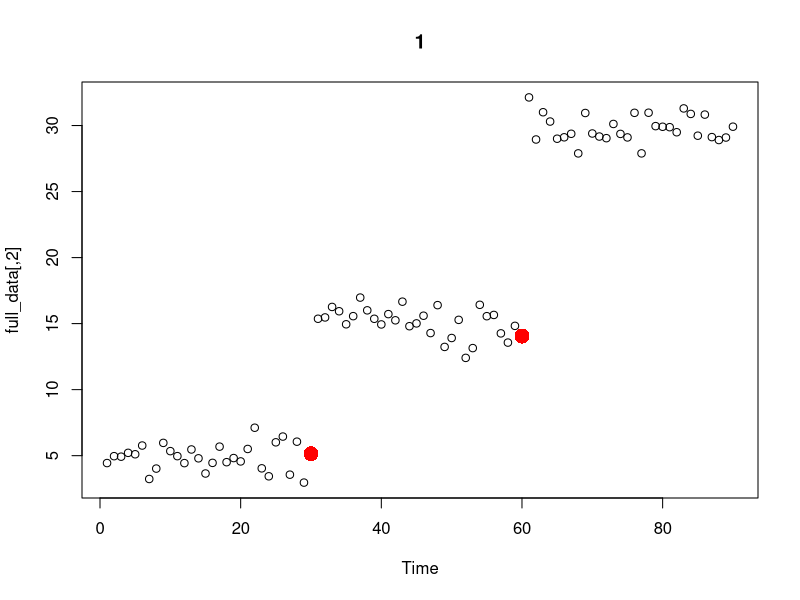

This figure's R source: (Note: this script raises an error after producing the figure.)
#creating our data 
first = rnorm(30, mean = 5, sd = 1) #30 random data points from a normal distribution with mean of 5
second = rnorm(30, mean = 15, sd = 1) #30 random data points from a normal distribution with mean of 15
third = rnorm(30, mean = 30, sd = 1) #30 random data points from a normal distribution with mean of 30

dif_means_0 = c(first) #setting up null set
dif_means_1 = c(first, second) #adding two sets of data points together 
dif_means_2 = c(first, second, third) #adding three sets of data points together

time_0 = 1:30
time_1 = 1:60
time_2 = 1:90

test_data_0 = data.frame(time_0, dif_means_0) #our data with x = time and y = data from 1 set
test_data_1 = data.frame(time_1, dif_means_1) #our data with x = time and y = data from 2 sets
test_data_2 = data.frame(time_2, dif_means_2) #our data with x = time and y = data from 3 sets

#downloading the strucchange package
#install.packages("strucchange")
library("strucchange")

#Bai-Perron Method
bkpts_0 = breakpoints(test_data_0$dif_means_0 ~ test_data_0$time_0, breaks = 5, h = 0.1) #no break points 
bkpts_0$breakpoints #list of x-values (time) for breakpoints

bkpts_1 = breakpoints(test_data_1$dif_means_1 ~ test_data_1$time_1, breaks = 5, h = 0.1) #no break points 
bkpts_1$breakpoints #list of x-values (time) for breakpoints

bkpts_2 = breakpoints(test_data_2$dif_means_2 ~ test_data_2$time_2, breaks = 5, h = 0.1) #no break points 
bkpts_2$breakpoints #list of x-values (time) for breakpoints

#-----------------------------------------------------------------

#complete BAR - Variation 0 (Random/Random/Random)


#-------Key:
# k           = breakpoint's x-axis values 
# time        = integer x-values of the entire data set 
# interations = number of runs through Metropolis hastings 
# make        = the proportion (decimal) of the make step to occuring
# murder      = the proportion (decimal) of the murder step to occuring
#note: the make and murder need to add to less then one 
#graph        = yes or no to graphing the function 
bar0 = function(k, time, data, iterations, make, murder, graph){
  
  library(MASS)
  
  prob_mmm = c(make, murder) #combining the two probabilties of make and murder that the user specifies 
  
  full_data = cbind(as.numeric(time), as.numeric(data)) #combing the time and data inputs from user
  
  n = max(full_data[,1]) #finding max value
  
  k_ends = c(min(full_data[,1]), k, max(full_data[,1])) #adding in end points to k values 
  
  fitMetrics<-function(k_ends, test_data){
    
    #create sum objects
    sum_loglik = 0
    #get and sum log likelihood for regressions of all intervals
    if(length(k_ends) < 3 ){
      model = lm(test_data[,2]~test_data[,1])
      sum_loglik = logLik(model)[1]
    }else{
      for(i in 1:length(k_ends)) {
        if(k_ends[i] != 1){
          min = k_ends[i-1]
          x_values = test_data[c(min:k_ends[i]),1] #getting the x values in the interval
          y_values = test_data[c(min:k_ends[i]),2] #getting the y values in the interval
          data = data.frame(x_values, y_values) #re-making this into a dataframe 
          model = lm(y_values~x_values)
          sum_loglik = sum_loglik + logLik(model)[1]
          
          
        }
      }
    }
    return(sum_loglik)
    
  }
  
  
  #random make function, this makes a random point 
  count = 0 
  barMake0<-function(k_ends){
    
    count = count + 1 #this check to make sure we do not get stuck in an infinite loop 
    if(count < 10 ) {
      rand_spot = sample(k_ends[1]:k_ends[length(k_ends)], 1) #selects a random spot
      k_ends_final = sort(c(k_ends, rand_spot)) #adds the random spot and sorts it 
      d = diff(k_ends_final) #finds the difference between all the spots 
      if(min(d) < 3) { #this make sure an additional point is not to close to a point already in existance 
        barMake0(k_ends)
      } else {
        return(k_ends_final) #the old breakpoints + the new breakpoints 
      }
    }else {
      return(k_ends)
    }
    
  }
  
  
  #this function kills one breakpoint randomly 
  barMurder0<-function(k_ends){
    
    k = k_ends[c(-1,-length(k_ends))]
    random_num = sample(1:length(k), 1)
    k_ends_final = k_ends[-(random_num+1)]
    return(k_ends_final)
    
  }
  
  #kills a point randomly and then adds a point randomly 
  barMove0<-function(k_ends){
    
    k_ends_less = barMurder0(k_ends)
    k_ends_final = barMake0(k_ends_less)
    return(k_ends_final)
    
  }
  
  #initializing matrixes 
  ratio_data = matrix(NA, nrow=1, ncol=4)
  all_k_new = matrix(NA, nrow=1, ncol=(n/3))
  all_k_best = matrix(NA, nrow=1, ncol=(n/3))
  
  #Metroplis Hastings 
  for(i in 1:iterations){
    
    old_loglik = fitMetrics(k_ends, full_data)
    
    u_step = runif(1) #random number from 0 to 1 taken from a uniform distribution for selecting step
    
    if(length(k_ends) < 3 | u_step < prob_mmm[1]){
      c_step = "make"
    } else if(u_step > prob_mmm[1] & u_step < sum(prob_mmm)){
      c_step = "murder"
    } else{
      c_step = "move"
    }
    
    if(c_step == "make"){
      k_ends_new = barMake0(k_ends)
    } else if (c_step == "murder"){
      k_ends_new = barMurder0(k_ends)
    } else{
      k_ends_new = barMove0(k_ends)
    }
    
    new_loglik = fitMetrics(k_ends_new, full_data)
    
    ratio = new_loglik - old_loglik
    u_ratio = runif(1) #random number from 0 to 1 taken from a uniform distribution 
    
    if(ratio > u_ratio) {
      choice = "new"
    } else {
      choice = "old"
    }
    
    if(choice == "new"){
      k_ends = k_ends_new
    }else{
      k_ends = k_ends
    }
    
    ratio_data_print = c(ratio, u_ratio, old_loglik, new_loglik)
    k_ends_new_print = c(k_ends_new, rep(NA, (n/3)-length(k_ends_new)))
    k_ends_best_print = c(k_ends, rep(NA, (n/3)-length(k_ends)))
    
    ratio_data = rbind(ratio_data, ratio_data_print)
    all_k_new = rbind(all_k_new, k_ends_new_print)
    all_k_best = rbind(all_k_best, k_ends_best_print)
    
  }
  
  #cleaning up the matrixs 
  ratio_data = ratio_data[-1,]
  all_k_new = all_k_new[,-1]
  all_k_best = all_k_best[,-1]
  all_k_new = all_k_new[-1,colSums(is.na(all_k_new))<nrow(all_k_new)]
  all_k_best = all_k_best[-1,colSums(is.na(all_k_best))<nrow(all_k_best)]
  clean_max = max(all_k_new[1,], na.rm=TRUE)
  all_k_new = ifelse(all_k_new == clean_max,NA,all_k_new)
  all_k_best = ifelse(all_k_best == clean_max,NA,all_k_best)
  
  if(graph == "yes") {
    #plotting 
    plot(full_data, main = 1, xlab = "Time")
    points(all_k_new[1,],full_data[all_k_new[1,],2], col="blue", pch= 16, cex = 2)
    points(all_k_best[1,],full_data[all_k_best[1,],2], col="red", pch= 16, cex=2)
    
    num = iterations / 5
    for(i in 1:n) {
      n = i  
      if(is.na(all_k_new[n,]) ) {
        plot(full_data, main = n, xlab = "Time")
        points(all_k_best[n,],full_data[all_k_best[n,],2], col="red", pch= 16, cex = 2)
      } else {
        plot(full_data, main = n, xlab = "Time")
        points(all_k_new[n,],full_data[all_k_new[n,],2], col="blue", pch= 16, cex = 2)
        points(all_k_best[n,],full_data[all_k_best[n,],2], col="red", pch= 16, cex = 2)
      }
    }
  }
  
  #prints the results
  return(list(ratio_data, all_k_new, all_k_best))
  
}

#calling the function
bar_result = bar0(bkpts_2$breakpoints, test_data_2[,1], test_data_2[,2], 20, 0.4, 0.4, "no")

bar0(bkpts_2$breakpoints, test_data_2[,1], test_data_2[,2], 10, 0.4, 0.4, "yes")



#----------------------------------------------------------------------------
#plotting 
x=c(1:100)
y=c(1:100)
x.1 = c(1:20)
x.2 = c(21:40)
x.3 = c(41:100)
y.1 = c(1:20)
y.2 = c(21:40)
y.3 = c(41:100)
fit.1 = lm(y.1~x.1)
fit.2 = lm(y.2~x.2)
fit.3 = lm(y.3~x.3)


f = c( fit.1$fitted.values, 100000)
f = c(f,   fit.2$fitted.values ,100000)
f = c(f, fit.3$fitted.values, 100000 )


why = c( y.1)
why = c(why, y.2)
why = c(why, y.3)

plot(x,y)
yy = 0
fit = 0 
for(i in 1:length(f) ) {
  if(f[i] == 100000) {
    lines(yy, fit, col=i)
    yy = NULL
    fit = NULL 
  } else {
    yy = c(yy , why[i])
    fit = c(fit, f[i])
  }
}


#plotting try two 
#plotting 
k_ends= c(1,bkpts_2$breakpoints,90)
k = bkpts_2$breakpoints
test_data = test_data_2

f = NULL
why = NULL
for(i in 1:length(k_ends)) {
  if(k_ends[i] != 1){
    min = k_ends[i-1]
    x_values = test_data[c(min:k_ends[i]),1] #getting the x values in the interval
    y_values = test_data[c(min:k_ends[i]),2] #getting the y values in the interval
    data = data.frame(x_values, y_values) #re-making this into a dataframe 
    model = lm(y_values~x_values)
    
    f = c(f,model$fitted.values, "here")
    why = c(why, x_values)
    
  }
}

plot(test_data)
points(k,test_data[k,2], col="blue", pch= 16, cex = 2)
xx = NULL
fit = NULL
for(i in 1:length(f) ) {
  if(f[i] == "here") {
    print(fit)
    lines(xx, fit, col="purple",lwd=3)
    print(fit)
    xx = NULL
    fit = NULL 
  } else {
    xx = c(xx , why[i])
    fit = c(fit, f[i])
  }
}
